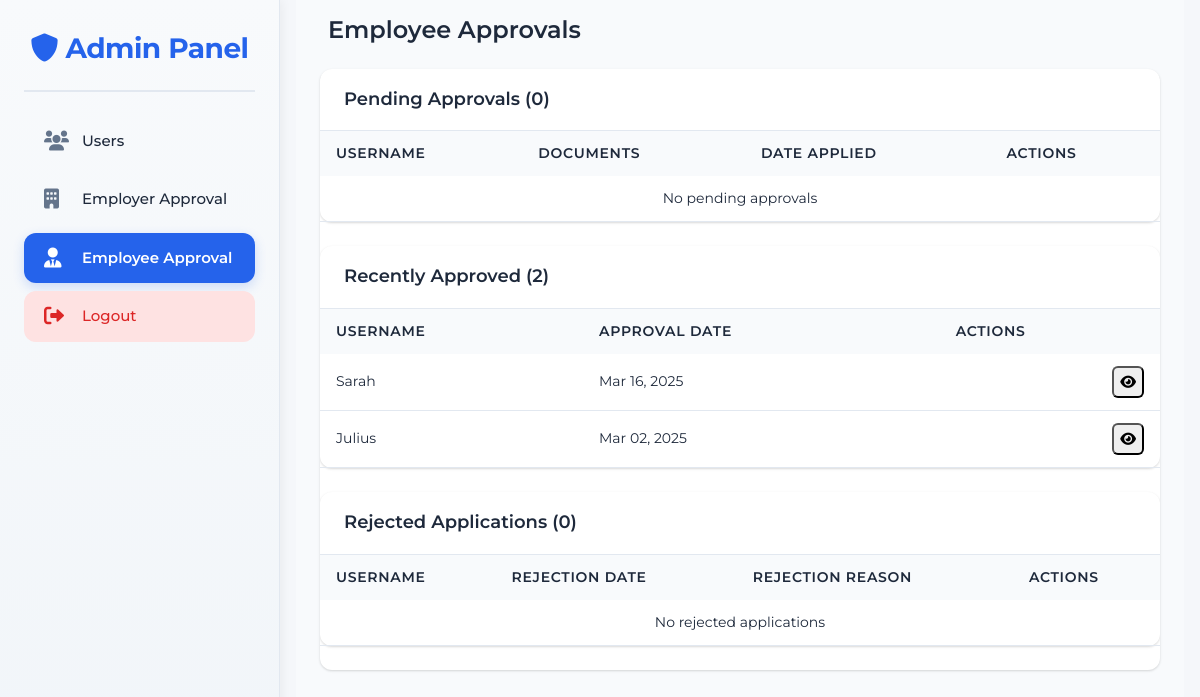
/secret-admin/employee-approvals/ (signed in), run on the app's committed database.
### employee/models.py (models this page shows, shortened)
class Employee(models.Model):
    user = models.OneToOneField(
        settings.AUTH_USER_MODEL,
        on_delete=models.CASCADE,
        null=True,  # Allow null temporarily
        blank=True  # Allow blank temporarily
    )
    id = models.AutoField(primary_key=True)
    username = models.CharField(max_length=150, unique=True)
    email = models.EmailField(unique=True)
    password = models.CharField(max_length=128)
    first_name = models.CharField(max_length=50, blank=True, null=True)
    last_name = models.CharField(max_length=50, blank=True, null=True)
    phone = models.CharField(max_length=20, blank=True, null=True)
    location = models.CharField(max_length=255, blank=True, null=True)
    bio = models.TextField(blank=True, null=True)
    job_title = models.CharField(max_length=100, blank=True, null=True)
    skills = models.TextField(blank=True, null=True)
    years_of_experience = models.PositiveIntegerField(default=0)
    education = models.TextField(blank=True, null=True)
    certifications = models.TextField(blank=True, null=True)
    preferred_job_type = models.CharField(max_length=50, blank=True, null=True)
    expected_salary = models.DecimalField(max_digits=10, decimal_places=2, null=True, blank=True)
    remote_work_preference = models.BooleanField(default=False)
    willing_to_relocate = models.BooleanField(default=False)
    last_login = models.DateTimeField(null=True, blank=True)
    date_joined = models.DateTimeField(default=timezone.now)
    is_active = models.BooleanField(default=True)
    document = models.FileField(upload_to='employee_documents/', blank=True, null=True)
    document_name = models.CharField(max_length=100, blank=True, null=True)
    avatar = models.ImageField(upload_to='employee_avatars/', null=True, blank=True)
    resume = models.FileField(upload_to='employee_resumes/', null=True, blank=True)
    full_name = models.CharField(max_length=255, null=True, blank=True)
    is_approved = models.BooleanField(null=True, default=None)
    approval_date = models.DateTimeField(null=True, blank=True)
    rejection_reason = models.TextField(null=True, blank=True)

### admin_panel/views.py (the view)
# urls.py: path('employee-approvals/', views.employee_approval_dashboard, name='employee_approvals'),
@login_required
@user_passes_test(is_admin)
def employee_approval_dashboard(request):
    pending_employees = Employee.objects.filter(
        is_approved=False,
        rejection_reason__isnull=True
    ).order_by('-date_joined')
    approved_employees = Employee.objects.filter(
        is_approved=True
    ).order_by('-approval_date')
    rejected_employees = Employee.objects.filter(
        is_approved=False,
        rejection_reason__isnull=False
    ).order_by('-date_joined')
    context = {
        'pending_employees': pending_employees,
        'approved_employees': approved_employees,
        'rejected_employees': rejected_employees,
    }
    return render(request, 'admin_panel/employee_approval_dashboard.html', context)

### admin_panel/views.py (called while the page is built)
def is_admin(user):
    return user.is_authenticated and user.is_admin

### admin_panel/templates/admin_panel/employee_approval_dashboard.html (shortened to what this page needs)
{% extends "base.html" %}
{% load static %}
{% block extra_css %}
<link rel="stylesheet" href="{% static 'css/admin_panel.css' %}">
<link rel="stylesheet" href="{% static 'css/employee_approval.css' %}">
{% endblock %}
{% block content %}
<div class="admin-dashboard container-fluid">
    <aside class="sidebar">
        <div class="sidebar-header">
            <h2>
                <i class="fas fa-shield-alt"></i>
                Admin Panel
            </h2>
        </div>
        <nav class="sidebar-nav">
            <a href="{% url 'admin_panel:dashboard' %}" class="nav-item">
                <i class="fas fa-users"></i>
                <span>Users</span>
            </a>
            <a href="{% url 'admin_panel:approvals' %}" class="nav-item">
                <i class="fas fa-building"></i>
                <span>Employer Approval</span>
            </a>
            <a href="{% url 'admin_panel:employee_approvals' %}" class="nav-item active">
                <i class="fas fa-user-tie"></i>
                <span>Employee Approval</span>
            </a>
            <a href="{% url 'admin_panel:logout' %}" class="nav-item">
                <i class="fas fa-sign-out-alt"></i>
                <span>Logout</span>
            </a>
        </nav>
    </aside>
    <main class="main-content px-4 py-3 w-full">
        <div class="content-header">
            <h1>Employee Approvals</h1>
        </div>
        <div class="table-container w-full max-w-full overflow-x-auto my-4">
            <div class="section">
                <div class="section-header">
                    <h2>Pending Approvals ({{ pending_employees.count }})</h2>
                </div>
                <div class="table-responsive">
                    <table class="data-table">
                        <thead>
                            <tr>
                                <th>Username</th>
                                <th>Documents</th>
                                <th>Date Applied</th>
                                <th>Actions</th>
                            </tr>
                        </thead>
                        <tbody>
                            {% for employee in pending_employees %}
                            <tr data-employee-id="{{ employee.id }}">
                                <td>{{ employee.username }}</td>
                                <td>
                                    <div class="document-links">
                                        {% if employee.document %}
                                        <a href="{{ employee.document.url }}" target="_blank" class="document-link">
                                            <i class="fas fa-file-alt"></i>
                                            Resume/CV
                                        </a>
                                        {% endif %}
                                    </div>
                                </td>
                                <td>{{ employee.date_joined|date:"M d, Y" }}</td>
                                <td>
                                    <div class="action-buttons">
                                        <button class="btn-icon view" onclick="viewEmployeeDetails({{ employee.id }})" title="View Details">
                                            <i class="fas fa-eye"></i>
                                        </button>
                                        <button class="btn-icon approve" onclick="approveEmployee({{ employee.id }})" title="Approve">
                                            <i class="fas fa-check"></i>
                                        </button>
                                        <button class="btn-icon reject" onclick="rejectEmployee({{ employee.id }})" title="Reject">
                                            <i class="fas fa-times"></i>
                                        </button>
                                    </div>
                                </td>
                            </tr>
                            {% empty %}
                            <tr>
                                <td colspan="4" class="text-center">No pending approvals</td>
                            </tr>
                            {% endfor %}
                        </tbody>
                    </table>
                </div>
            </div>
            <div class="section mt-6">
                <div class="section-header">
                    <h2>Recently Approved ({{ approved_employees.count }})</h2>
                </div>
                <div class="table-responsive">
                    <table class="data-table">
                        <thead>
                            <tr>
                                <th>Username</th>
                                <th>Approval Date</th>
                                <th>Actions</th>
                            </tr>
                        </thead>
                        <tbody>
                            {% for employee in approved_employees %}
                            <tr>
                                <td>{{ employee.username }}</td>
                                <td>{{ employee.approval_date|date:"M d, Y" }}</td>
                                <td>
                                    <div class="action-buttons">
                                        <button class="btn-icon view" onclick="viewEmployeeDetails({{ employee.id }})" title="View Details">
                                            <i class="fas fa-eye"></i>
                                        </button>
                                    </div>
                                </td>
                            </tr>
                            {% empty %}
                            <tr>
                                <td colspan="3" class="text-center">No approved employees</td>
                            </tr>
                            {% endfor %}
                        </tbody>
                    </table>
                </div>
            </div>
            <div class="section mt-6">
                <div class="section-header">
                    <h2>Rejected Applications ({{ rejected_employees.count }})</h2>
                </div>
                <div class="table-responsive">
                    <table class="data-table">
                        <thead>
                            <tr>
                                <th>Username</th>
                                <th>Rejection Date</th>
                                <th>Rejection Reason</th>
                                <th>Actions</th>
                            </tr>
                        </thead>
                        <tbody>
                            {% for employee in rejected_employees %}
                            <tr data-employee-id="{{ employee.id }}">
                                <td>{{ employee.username }}</td>
                                <td>{{ employee.date_joined|date:"M d, Y" }}</td>
                                <td>
                                    <span class="rejection-reason" title="{{ employee.rejection_reason }}">
                                        {{ employee.rejection_reason|truncatechars:50 }}
                                    </span>
                                </td>
                                <td>
                                    <div class="action-buttons">
                                        <button class="btn-icon view" onclick="viewEmployeeDetails({{ employee.id }})" title="View Details">
                                            <i class="fas fa-eye"></i>
                                        </button>
                                        <button class="btn-icon reconsider" onclick="reconsiderEmployee({{ employee.id }})" title="Reconsider Application">
                                            <i class="fas fa-redo"></i>
                                        </button>
                                    </div>
                                </td>
                            </tr>
                            {% empty %}
                            <tr>
                                <td colspan="4" class="text-center">No rejected applications</td>
                            </tr>
                            {% endfor %}
                        </tbody>
                    </table>
                </div>
            </div>
        </div>
    </main>
</div>
{% endblock %}

### static/css/auth.css (style rules this page uses)
:root { --primary-blue: #3144a2; --primary-dark: #263481; --primary-light: #5a6ac5; --light-gray: #bcbdbd; --lighter-gray: #f5f7fa; --black: #000000; --dark-gray: #4a4a4a; --light-blue: #7987c2; --white: #ffffff; --error-red: #e53e3e; --success-green: #38a169; --border-radius: 12px; --box-shadow: 0 10px 25px rgba(0, 0, 0, 0.1); --transition: all 0.3s ease; }
body { font-family: "Montserrat", sans-serif; margin: 0; padding: 0; min-height: 100vh; background-color: var(--lighter-gray); display: flex; align-items: center; justify-content: center; }

### static/css/admin_panel.css (style rules this page uses)
:root { --primary: #4f46e5; --primary-light: #818cf8; --primary-dark: #3730a3; --success: #10b981; --warning: #f59e0b; --danger: #ef4444; --background: #f9fafb; --surface: #ffffff; --primary-blue: #2563eb; --light-blue: #3b82f6; --lighter-blue: #60a5fa; --lightest-blue: #93c5fd; --sidebar-bg: #f8fafc; --sidebar-hover: #e2e8f0; --sidebar-active: #2563eb; --sidebar-text: #1e293b; --sidebar-text-light: #64748b; --sidebar-border: #e2e8f0; }
.sidebar { width: 280px; height: 100vh; background-color: var(--sidebar-bg); position: fixed; left: 0; top: 0; color: var(--sidebar-text); padding: 1.5rem; transition: all 0.3s ease; border-right: 1px solid var(--sidebar-border); box-shadow: 2px 0 10px rgba(0, 0, 0, 0.05); background: linear-gradient(to bottom, #f8fafc, #f1f5f9); }
.sidebar-header { padding: 0.5rem 0 1.5rem 0; margin-bottom: 1.5rem; border-bottom: 2px solid var(--sidebar-border); display: flex; align-items: center; justify-content: center; }
.sidebar-header h2 { color: var(--primary-blue); font-size: 1.75rem; font-weight: 700; margin: 0; text-align: center; letter-spacing: -0.5px; }
.sidebar-nav { display: flex; flex-direction: column; gap: 0.5rem; }
.nav-item { display: flex; align-items: center; padding: 0.875rem 1.25rem; color: var(--sidebar-text); text-decoration: none; border-radius: 0.75rem; transition: all 0.2s ease; gap: 0.875rem; font-weight: 500; position: relative; overflow: hidden; transition: all 0.3s cubic-bezier(0.4, 0, 0.2, 1); }
.nav-item i { font-size: 1.25rem; width: 1.5rem; color: var(--sidebar-text-light); transition: all 0.2s ease; }
.nav-item span { font-size: 0.9375rem; }
.nav-item.active { background-color: var(--primary-blue); color: white; font-weight: 600; box-shadow: 0 4px 12px rgba(37, 99, 235, 0.2); animation: activeItemPulse 2s infinite; }
.nav-item.active i { color: white; }
.nav-item:last-child { margin-top: auto; background-color: #fee2e2; color: #dc2626; }
.nav-item:last-child i { color: #dc2626; }
.main-content { margin-left: 280px; padding: 1.5rem; min-height: 100vh; background-color: #f8fafc; width: calc(100% - 280px); }
.container-fluid { width: 100%; padding-right: 1rem; padding-left: 1rem; margin-right: auto; margin-left: auto; }
.table-container { background: white; border-radius: 0.75rem; box-shadow: 0 1px 3px 0 rgba(0, 0, 0, 0.1), 0 1px 2px 0 rgba(0, 0, 0, 0.06); overflow: hidden; margin-bottom: 1.5rem; }
.data-table { width: 100%; white-space: nowrap; border-collapse: collapse; }
.data-table th { background: var(--sidebar-bg); padding: 0.75rem 1rem; font-size: 0.875rem; font-weight: 600; color: var(--sidebar-text); text-align: left; text-transform: uppercase; letter-spacing: 0.05em; }
.data-table td { padding: 0.75rem 1rem; font-size: 0.875rem; color: var(--sidebar-text); border-bottom: 1px solid var(--sidebar-border); }
.content-header { margin-bottom: 1.5rem; padding: 0 0.5rem; }
.content-header h1 { font-size: 1.5rem; font-weight: 600; color: var(--sidebar-text); margin: 0; }
.section { background: white; border-radius: 0.75rem; box-shadow: 0 1px 3px 0 rgba(0, 0, 0, 0.1), 0 1px 2px 0 rgba(0, 0, 0, 0.06); margin-bottom: 1.5rem; }
.section-header { padding: 1.25rem 1.5rem; border-bottom: 1px solid var(--sidebar-border); display: flex; justify-content: space-between; align-items: center; }
.section-header h2 { font-size: 1.125rem; font-weight: 600; color: var(--sidebar-text); margin: 0; }
.table-responsive { overflow-x: auto; width: 100%; }
.action-buttons { display: flex; gap: 0.5rem; justify-content: flex-end; }
.btn-icon { width: 2rem; height: 2rem; padding: 0.4rem; border-radius: 0.375rem; display: inline-flex; align-items: center; justify-content: center; transition: all 0.2s ease; }

### data on the page
Employee: username "Sarah", approval_date "Mar 16, 2025"
Employee: username "Julius", approval_date "Mar 02, 2025"

### other printed values
{{ pending_employees.count }} "0"
{{ approved_employees.count }} "2"
{{ rejected_employees.count }} "0"
